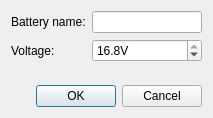
<?xml version="1.0" encoding="UTF-8"?>
<ui version="4.0">
    <class>Dialog</class>
    <widget class="QDialog" name="Dialog">
        <property name="geometry">
            <rect>
                <x>0</x>
                <y>0</y>
                <width>213</width>
                <height>118</height>
            </rect>
        </property>
        <property name="windowTitle">
            <string>Dialog</string>
        </property>
        <layout class="QVBoxLayout" name="verticalLayout">
            <item>
                <layout class="QFormLayout" name="formLayout">
                    <item row="0" column="0">
                        <widget class="QLabel" name="label">
                            <property name="text">
                                <string>Battery name:</string>
                            </property>
                        </widget>
                    </item>
                    <item row="0" column="1">
                        <widget class="QLineEdit" name="edit_name"/>
                    </item>
                    <item row="1" column="0">
                        <widget class="QLabel" name="label_2">
                            <property name="text">
                                <string>Voltage:</string>
                            </property>
                        </widget>
                    </item>
                    <item row="1" column="1">
                        <widget class="QDoubleSpinBox" name="edit_voltage">
                            <property name="suffix">
                                <string>V</string>
                            </property>
                            <property name="decimals">
                                <number>1</number>
                            </property>
                            <property name="maximum">
                                <double>16.800000000000001</double>
                            </property>
                            <property name="singleStep">
                                <double>0.100000000000000</double>
                            </property>
                            <property name="value">
                                <double>16.800000000000001</double>
                            </property>
                        </widget>
                    </item>
                </layout>
            </item>
            <item>
                <widget class="QDialogButtonBox" name="buttonBox">
                    <property name="orientation">
                        <enum>Qt::Horizontal</enum>
                    </property>
                    <property name="standardButtons">
                        <set>QDialogButtonBox::Cancel|QDialogButtonBox::Ok</set>
                    </property>
                </widget>
            </item>
        </layout>
    </widget>
    <resources/>
    <connections>
        <connection>
            <sender>buttonBox</sender>
            <signal>accepted()</signal>
            <receiver>Dialog</receiver>
            <slot>accept()</slot>
            <hints>
                <hint type="sourcelabel">
                    <x>248</x>
                    <y>254</y>
                </hint>
                <hint type="destinationlabel">
                    <x>157</x>
                    <y>274</y>
                </hint>
            </hints>
        </connection>
        <connection>
            <sender>buttonBox</sender>
            <signal>rejected()</signal>
            <receiver>Dialog</receiver>
            <slot>reject()</slot>
            <hints>
                <hint type="sourcelabel">
                    <x>316</x>
                    <y>260</y>
                </hint>
                <hint type="destinationlabel">
                    <x>286</x>
                    <y>274</y>
                </hint>
            </hints>
        </connection>
    </connections>
</ui>
